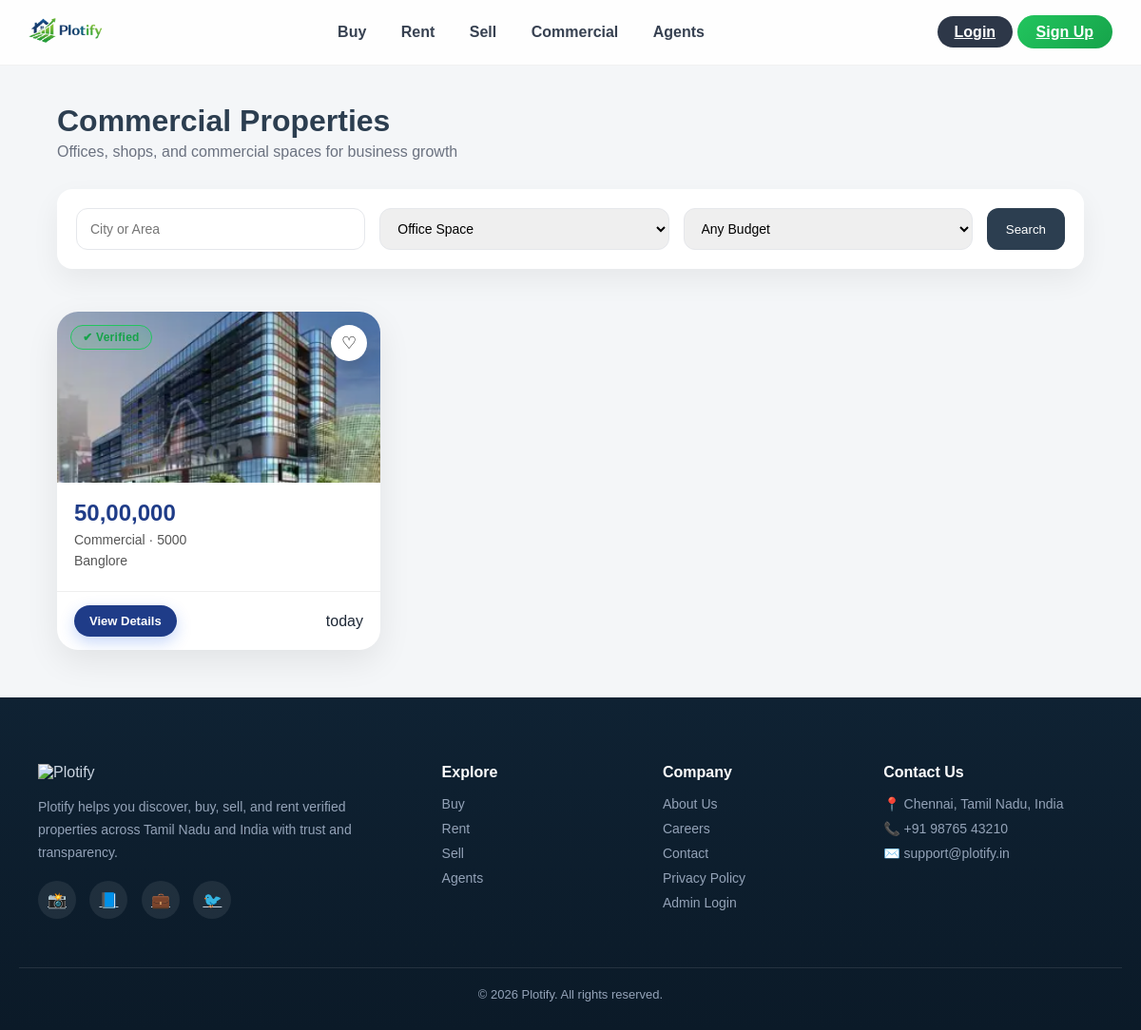
Screenshot of /commercial with the database file from the repository.
### modules/models.py (models this page shows)
class Property(db.Model):
    __tablename__ = "properties"
    id = db.Column(db.String, primary_key=True, default=lambda: str(uuid.uuid4()))
    title = db.Column(db.String(200))
    price = db.Column(db.String(100))
    category = db.Column(db.String(50))   # Sell / Rent / Commercial
    location = db.Column(db.String(200))
    description = db.Column(db.Text)
    bedrooms = db.Column(db.String(10))
    bathrooms = db.Column(db.String(10))
    area = db.Column(db.String(50))
    type = db.Column(db.String(50))        # House / Apartment / Office
    status = db.Column(db.String(50), default="Ready to Move")
    owner_name = db.Column(db.String(100))
    phone = db.Column(db.String(20))
    email = db.Column(db.String(100))
    image = db.Column(db.String(200))
    posted = db.Column(db.String(50))
    verified = db.Column(db.Boolean, default=True)
    featured = db.Column(db.Boolean, default=False)
    amenities = db.Column(db.Text)
    identity_doc = db.Column(db.String(200))
    ownership_doc = db.Column(db.String(200))
    map_link = db.Column(db.String(300))
    floor = db.Column(db.String(20))
    total_floors = db.Column(db.String(20))
    furnishing = db.Column(db.String(50))
    facing = db.Column(db.String(50))
    user_id = db.Column(db.String, db.ForeignKey("users.id"))

### modules/commercial/routes.py (the view)
@commercial_bp.route("/commercial")
def commercial():
    properties = Property.query.filter_by(category="Commercial").all()
    return render_template("commercial.html", properties=properties)

### templates/commercial.html (shortened to what this page needs)
{% extends "base.html" %}
{% block content %}
<section class="buy-page">
  <div class="buy-header">
    <h1>Commercial Properties</h1>
    <p>Offices, shops, and commercial spaces for business growth</p>
  </div>
  <div class="buy-search">
    <input type="text" placeholder="City or Area">
    <select>
      <option>Office Space</option>
    </select>
    <select>
      <option>Any Budget</option>
    </select>
    <button class="search-btn">Search</button>
  </div>
  <div class="property-grid">
    {% if properties %}
      {% for p in properties %}
      <div class="property-card">
        <div class="property-img">
          {% if p.image %}
            <img src="{{ url_for('static', filename='uploads/' + p.image) }}">
          {% else %}
            <img src="{{ url_for('static', filename='images/sample-house.jpg') }}">
          {% endif %}
          {% if p.verified %}
            <span class="badge verified">✔ Verified</span>
          {% else %}
            <span class="badge unverified">⚠ Unverified</span>
          {% endif %}
          <button class="like-btn" onclick="toggleLike(this)">♡</button>
        </div>
        <div class="property-body">
          <h3 class="price">{{ p.price }}</h3>
          <p class="meta">{{ p.type }} · {{ p.area }}</p>
          <p class="location">{{ p.location }}</p>
        </div>
        <div class="property-footer">
          <a href="{{ url_for('commercial.commercial_details', id=p.id) }}"
             class="view-btn">
             View Details
          </a>
          <span class="posted">
            {{ p.posted or "Recently Added" }}
          </span>
        </div>
      </div>
      {% endfor %}
    {% else %}
      <p>No commercial properties available.</p>
    {% endif %}
  </div>
</section>
{% endblock %}

### static/css/base.css (style rules this page uses)
:root { --blue: #2C3E50; --green: #2ECC71; --light: #F4F6F8; --dark: #333; --accent: #e63946; }
* { margin: 0; padding: 0; box-sizing: border-box; }
body { font-family: 'Sora', sans-serif; background: #f7f9fc; color: #1f2937; }
* { transition: all 0.25s ease; }
* { margin: 0; padding: 0; box-sizing: border-box; font-family: Arial, sans-serif; }
html, body { width: 100%; background: var(--light); }

### static/css/home.css (style rules this page uses)
.property-img { height: 180px; overflow: hidden; border-top-left-radius: 16px; border-top-right-radius: 16px; }
.property-img img { width: 100%; height: 100%; object-fit: cover; }
.property-grid { display: grid; grid-template-columns: repeat(auto-fill, minmax(260px, 1fr)); gap: 25px; }
.property-card { background: white; border-radius: 16px; overflow: hidden; transition: 0.3s; box-shadow: 0 8px 20px rgba(0,0,0,0.06); }
.price { font-size: 22px; font-weight: 700; color: var(--blue); }

### static/css/property.css (style rules this page uses)
.property-grid { display: grid; grid-template-columns: repeat(auto-fill, minmax(300px, 1fr)); gap: 30px; padding: 10px 0; }
.property-card { background: #fff; border-radius: 22px; overflow: hidden; box-shadow: 0 12px 35px rgba(0,0,0,0.08); transition: all 0.35s ease; position: relative; animation: fadeUp 0.6s ease both; }
.property-card img { width: 100%; height: 200px; object-fit: cover; transition: transform 0.5s ease; }
.property-body { padding: 18px; }
.property-body h3 { margin: 0; font-size: 24px; font-weight: 800; color: #1f3c88; }
.property-body p { margin: 6px 0; color: #555; font-size: 14px; }
.property-footer { padding: 14px 18px; border-top: 1px solid #eee; display: flex; justify-content: space-between; align-items: center; }
.view-btn, .details-btn { text-decoration: none; background: linear-gradient(135deg,#1f3c88,#2563eb); color: #fff; padding: 7px 16px; border-radius: 999px; font-size: 13px; font-weight: 600; transition: 0.25s; box-shadow: 0 6px 16px rgba(37,99,235,0.25); }
.badge { position: absolute; top: 10px; left: 10px; padding: 4px 10px; border-radius: 99px; font-size: 11px; font-weight: 600; letter-spacing: 0.3px; }
.badge.verified { background: rgba(34,197,94,0.15); color: #16a34a; border: 1px solid #22c55e; }
.like-btn { position: absolute; top: 14px; right: 14px; width: 38px; height: 38px; border-radius: 50%; border: none; background: #fff; font-size: 18px; box-shadow: 0 6px 18px rgba(0,0,0,0.15); cursor: pointer; }

### static/css/agents.css (style rules this page uses)
.badge.verified { position: absolute; top: 14px; left: 14px; background: rgba(34,197,94,0.12); color: #16a34a; border: 1px solid #22c55e; padding: 5px 12px; border-radius: 999px; font-size: 12px; font-weight: 600; }
.location { font-size: 13px; color: #888; }
.view-btn { background: #1f3c88; color: white; padding: 9px 16px; border-radius: 999px; font-size: 13px; text-decoration: none; font-weight: 600; }

### static/css/buy.css (style rules this page uses)
.buy-page { padding: 40px 60px; }
.buy-header { margin-bottom: 30px; }
.buy-header h1 { font-size: 32px; color: var(--blue); }
.buy-header p { color: #6b7280; margin-top: 5px; }
.buy-search { background: #ffffff; padding: 20px; border-radius: 16px; box-shadow: 0 12px 30px rgba(0,0,0,0.06); margin-bottom: 35px; display: flex; gap: 15px; flex-wrap: wrap; }
.buy-search input, .buy-search select { flex: 1; padding: 12px 14px; border-radius: 12px; border: 1px solid #e5e7eb; font-size: 14px; transition: 0.2s; }
.buy-search button { background: var(--blue); color: white; border: none; padding: 12px 20px; border-radius: 12px; cursor: pointer; transition: 0.2s; }

### rows the page displays
Property: image (picture), verified "✔ Verified", price "50,00,000", type "Commercial", area "5000", location "Banglore", posted "today"
